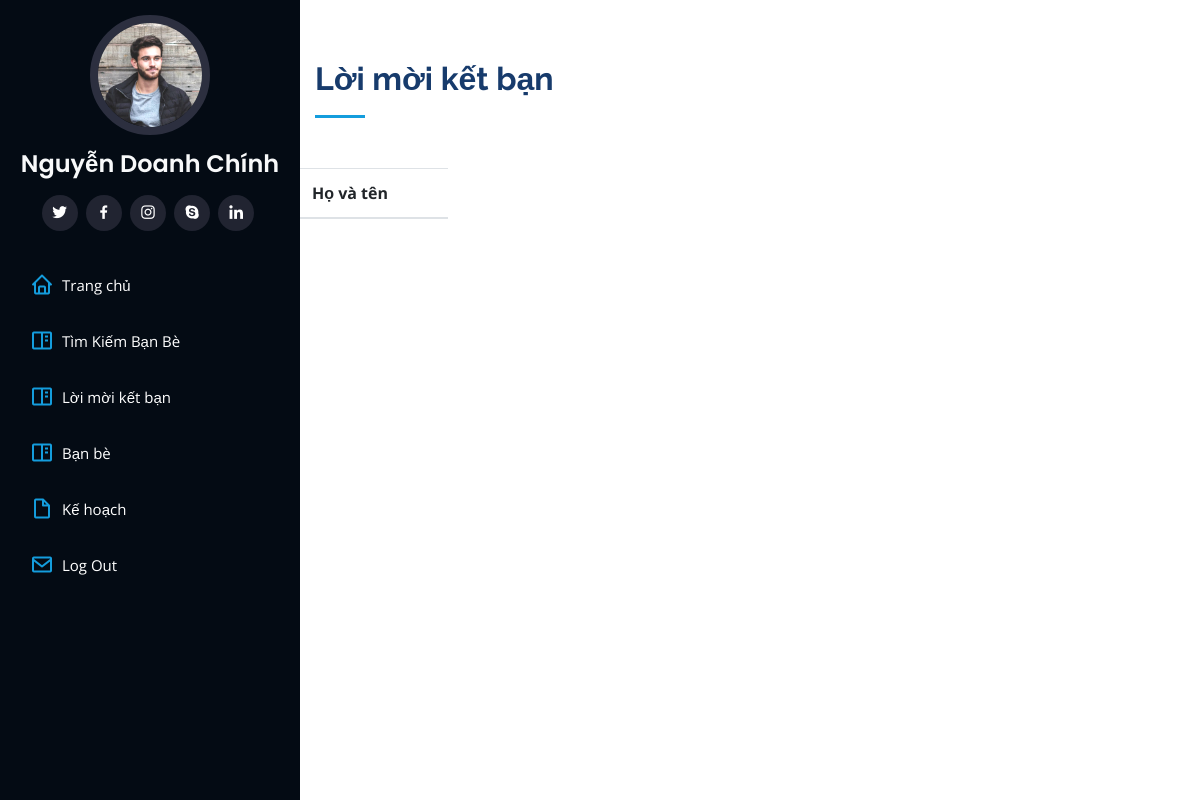
/kb.php (signed in), run on the app's committed database.
### tables this page shows
CREATE TABLE `user` (
  `us_id` int(10) NOT NULL,
  `us_name` varchar(50) NOT NULL,
  `us_email` varchar(50) NOT NULL,
  `us_phone` varchar(20) NOT NULL,
  `us_city` varchar(50) NOT NULL,
  `us_career` varchar(50) NOT NULL,
  `us_resDate` date NOT NULL DEFAULT current_timestamp(),
  `avatar` varchar(255) DEFAULT NULL
);

### kb.php (the view, shortened to what this page needs)
<?php
$conn=mysqli_connect('localhost','root','','thicuoiki');
mysqli_set_charset($conn,"utf8");
    $us_id = $_SESSION['us_id'];
$sql = "SELECT* from user WHERE us_id=$us_id";
$result = mysqli_query($conn,$sql);
if(mysqli_num_rows($result)>0){
    while($row = mysqli_fetch_assoc($result)){
?>
<!DOCTYPE html>
<html lang="en">
<head>
    <link href="assets/vendor/bootstrap/css/bootstrap.min.css" rel="stylesheet">
    <link href="assets/vendor/icofont/icofont.min.css" rel="stylesheet">
    <link href="assets/vendor/boxicons/css/boxicons.min.css" rel="stylesheet">
    <link href="assets/vendor/venobox/venobox.css" rel="stylesheet">
    <link href="assets/vendor/owl.carousel/assets/owl.carousel.min.css" rel="stylesheet">
    <link href="assets/vendor/aos/aos.css" rel="stylesheet">
    <link href="assets/css/style.css" rel="stylesheet">
</head>
<body>
    <header id="header">
        <div class="d-flex flex-column">
            <div class="profile">
            <img src="<?php echo $row['avatar']; ?> " alt="" class="img-fluid rounded-circle">
                <h1 class="text-light"><?php echo $row['us_name']; ?></h1>
                <div class="social-links mt-3 text-center">
                    <a href="#" class="twitter"><i class="bx bxl-twitter"></i></a>
                    <a href="#" class="facebook"><i class="bx bxl-facebook"></i></a>
                    <a href="#" class="instagram"><i class="bx bxl-instagram"></i></a>
                    <a href="#" class="google-plus"><i class="bx bxl-skype"></i></a>
                    <a href="#" class="linkedin"><i class="bx bxl-linkedin"></i></a>
                </div>
            </div>
            <nav class="nav-menu">
                <ul>
                    <li class="active"><a href="index.php"><i class="bx bx-home"></i> <span>Trang chủ</span></a></li>
                    <li  class="active"><a href="search fr.php?us_id=<?php echo $row['us_id']; ?>"><i class="bx bx-book-content"></i>Tìm Kiếm Bạn Bè</a></li>
                    <li  class="active"><a href="kb.php"><i class="bx bx-book-content"></i>Lời mời kết bạn</a></li>
                    <li  class="active"><a href="list fr.php"><i class="bx bx-book-content"></i> Bạn bè</a></li>
                    <li  class="active"><a href="plan/plan.php"><i class="bx bx-file-blank"></i> <span>Kế hoạch</span></a></li>
                    <li  class="active"><a href="login.php"><i class="bx bx-envelope"></i>Log Out</a></li>
                </ul>
            </nav>
        </div>
    </header>
    <main id="main">
        <section id="about" class="about">
            <div class="container">
                <div class="section-title">
                    <h2>Lời mời kết bạn</h2>
                </div>
                <div class="row">
                <div class="directory-table">
                    <div class="table">
                        <table class="table">
                            <thead>
                                <tr>
                                    <th scope="col">Họ và tên</th>
                                    <th scope="col"></th>
                                    <th scope="col"></th>
                                </tr>
                            </thead>
                        </table>
                    </div>
                </div>
            </div>
                                <?php
                                            }
                                     }
                                ?>
                            </div>
        </section>
    </main>
    <footer id="footer">
    </footer>
</body>
</html>

### assets/css/style.css (style rules this page uses)
body { font-family: "Open Sans", sans-serif; color: #272829; }
a { color: #149ddd; }
h1, h2, h3, h4, h5, h6 { font-family: "Raleway", sans-serif; }
#header { position: fixed; top: 0; left: 0; bottom: 0; width: 300px; transition: all ease-in-out 0.5s; z-index: 9997; transition: all 0.5s; padding: 0 15px; background: #040b14; overflow-y: auto; }
#header .profile img { margin: 15px auto; display: block; width: 120px; border: 8px solid #2c2f3f; }
#header .profile h1 { font-size: 24px; margin: 0; padding: 0; font-weight: 600; -moz-text-align-last: center; text-align-last: center; font-family: "Poppins", sans-serif; }
#header .profile .social-links a { font-size: 18px; display: inline-block; background: #212431; color: #fff; line-height: 1; padding: 8px 0; margin-right: 4px; border-radius: 50%; text-align: center; width: 36px; height: 36px; transition: 0.3s; }
#main { margin-left: 300px; }
.nav-menu { padding-top: 30px; }
.nav-menu * { margin: 0; padding: 0; list-style: none; }
.nav-menu>ul>li { position: relative; white-space: nowrap; }
.nav-menu a { display: flex; align-items: center; color: #a8a9b4; padding: 12px 15px; margin-bottom: 8px; transition: 0.3s; font-size: 15px; }
.nav-menu a i { font-size: 24px; padding-right: 8px; color: #6f7180; }
.nav-menu a:hover, .nav-menu .active>a, .nav-menu li:hover>a { text-decoration: none; color: #fff; }
.nav-menu a:hover i, .nav-menu .active>a i, .nav-menu li:hover>a i { color: #149ddd; }
section { padding: 60px 0; overflow: hidden; }
.section-title { padding-bottom: 30px; }
.section-title h2 { font-size: 32px; font-weight: bold; margin-bottom: 20px; padding-bottom: 20px; position: relative; color: #173b6c; }
.section-title h2::after { content: ''; position: absolute; display: block; width: 50px; height: 3px; background: #149ddd; bottom: 0; left: 0; }
#footer { padding: 15px; color: #f4f6fd; font-size: 14px; position: fixed; left: 0; bottom: 0; width: 300px; z-index: 9999; background: #040b14; }

### data on the page
user: avatar (picture), us_name "Nguyễn Doanh Chính"
